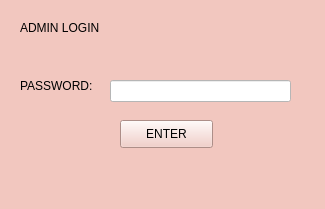
<?xml version="1.0" encoding="UTF-8"?>
<ui version="4.0">
 <class>MainWindow</class>
 <widget class="QMainWindow" name="MainWindow">
  <property name="geometry">
   <rect>
    <x>0</x>
    <y>0</y>
    <width>325</width>
    <height>209</height>
   </rect>
  </property>
  <property name="windowTitle">
   <string>MainWindow</string>
  </property>
  <property name="styleSheet">
   <string notr="true">
background-color: rgb(242, 199, 191);</string>
  </property>
  <widget class="QWidget" name="centralwidget">
   <widget class="QLabel" name="label">
    <property name="geometry">
     <rect>
      <x>20</x>
      <y>20</y>
      <width>111</width>
      <height>16</height>
     </rect>
    </property>
    <property name="text">
     <string>ADMIN LOGIN</string>
    </property>
   </widget>
   <widget class="QLabel" name="label_2">
    <property name="geometry">
     <rect>
      <x>20</x>
      <y>70</y>
      <width>101</width>
      <height>31</height>
     </rect>
    </property>
    <property name="text">
     <string>PASSWORD:</string>
    </property>
   </widget>
   <widget class="QLineEdit" name="password">
    <property name="geometry">
     <rect>
      <x>110</x>
      <y>80</y>
      <width>181</width>
      <height>22</height>
     </rect>
    </property>
    <property name="styleSheet">
     <string notr="true">background-color: rgb(255, 255, 255);</string>
    </property>
   </widget>
   <widget class="QPushButton" name="EnterPassword">
    <property name="geometry">
     <rect>
      <x>120</x>
      <y>120</y>
      <width>93</width>
      <height>28</height>
     </rect>
    </property>
    <property name="styleSheet">
     <string notr="true">background-image: url('C:/Users/USER/Downloads/Project_DB(updated ui)/bg.jpeg')

</string>
    </property>
    <property name="text">
     <string>ENTER</string>
    </property>
   </widget>
  </widget>
  <widget class="QMenuBar" name="menubar">
   <property name="geometry">
    <rect>
     <x>0</x>
     <y>0</y>
     <width>325</width>
     <height>26</height>
    </rect>
   </property>
  </widget>
  <widget class="QStatusBar" name="statusbar"/>
 </widget>
 <resources/>
 <connections/>
</ui>
